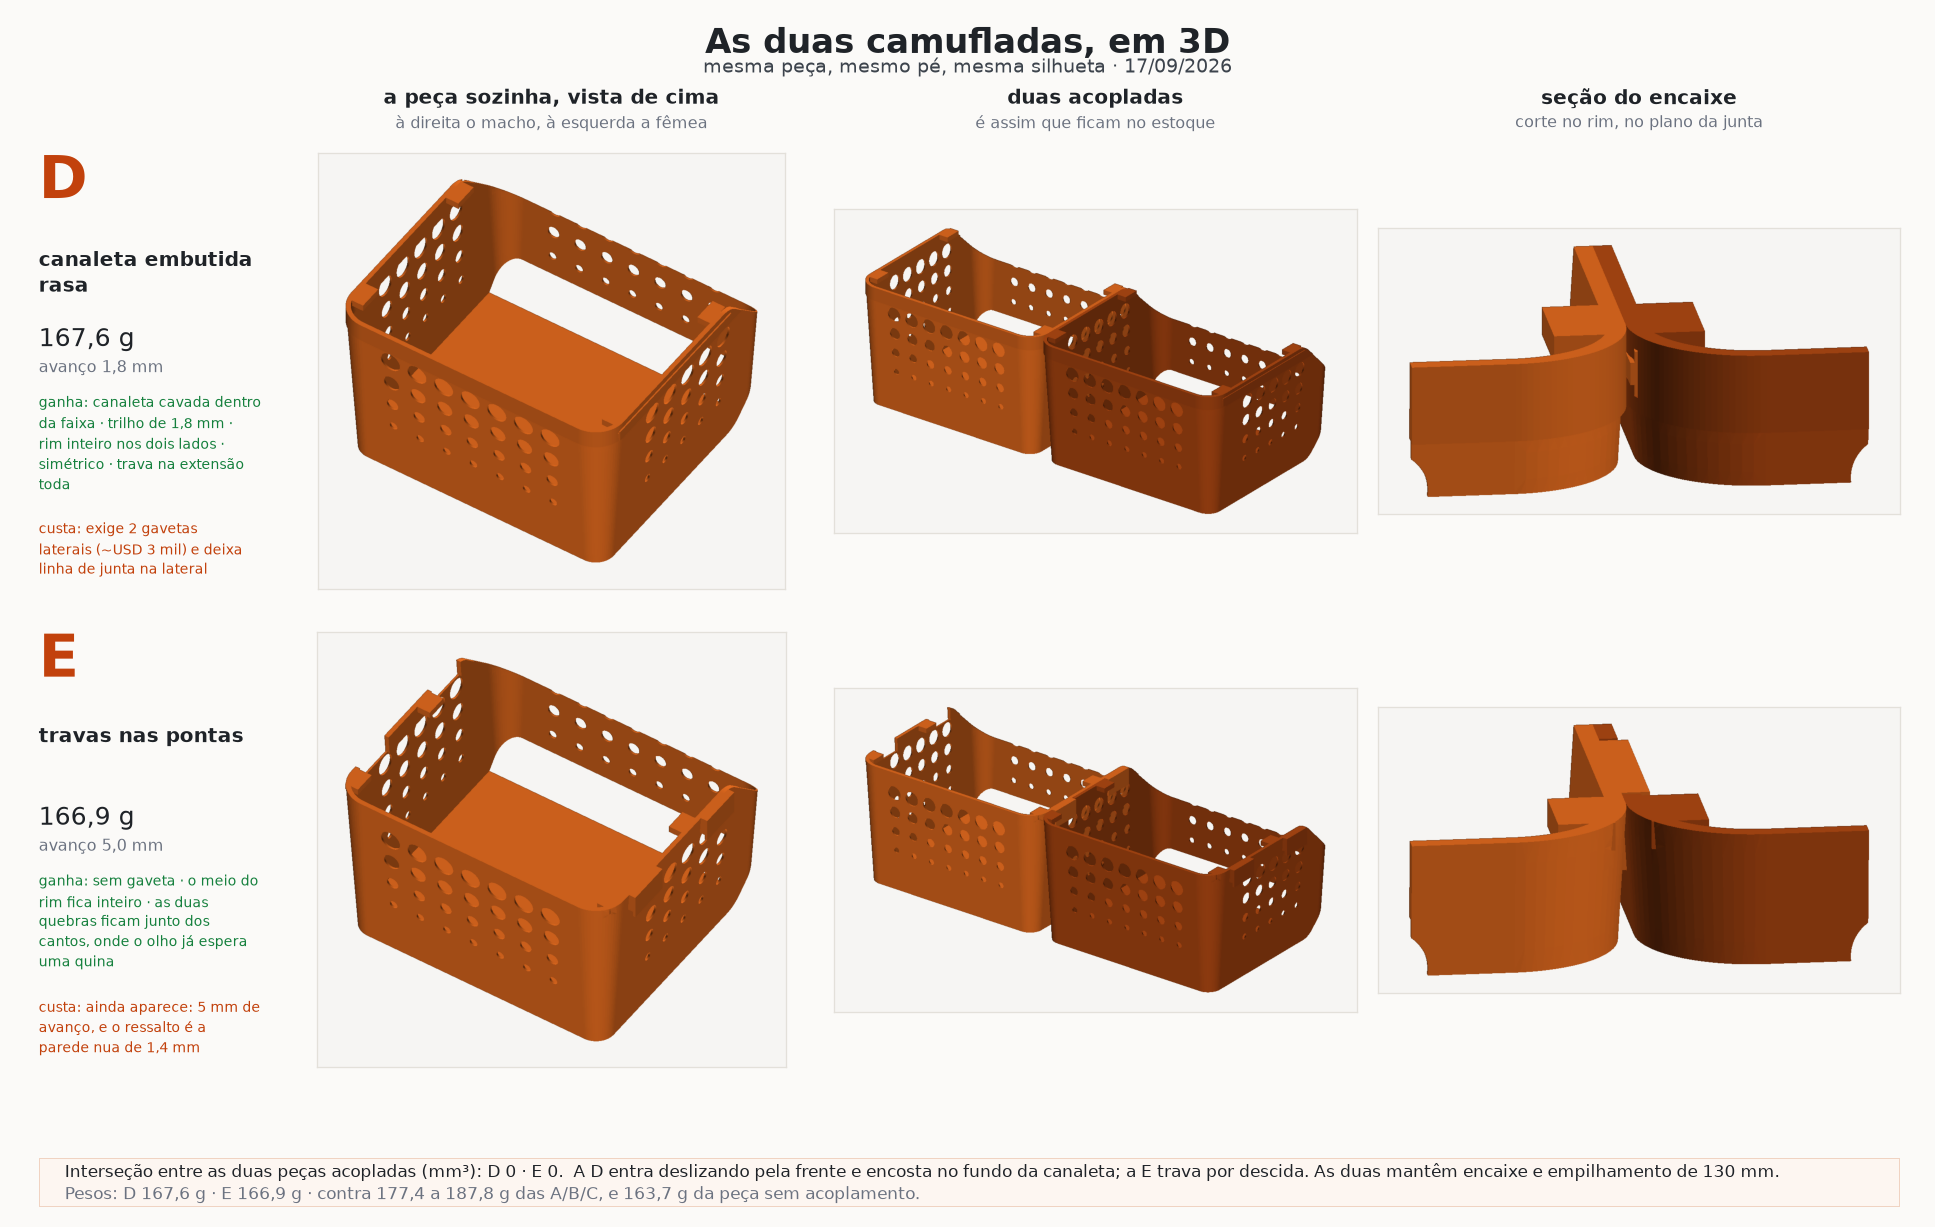

Source code (Python):
#!/usr/bin/env python3
"""Opcoes CAMUFLADAS de acoplamento -- D e E -- contra a C, ja rejeitada.

D - canaleta embutida rasa: a canaleta e cavada DENTRO da faixa do rim, o que
    so e possivel com gaveta lateral. Em troca o trilho avanca 1,8 mm em vez de
    7,5, o rim fica inteiro nos dois lados e a peca fica simetrica.
E - travas nas pontas: sem gaveta, mas o ressalto passa a ser a parede nua de
    1,4 mm em vez do rim de 3,2, o avanco cai para 5,0 mm e as duas janelas vao
    para as PONTAS da lateral, junto dos cantos, deixando o meio do rim inteiro.

Uso:  python3 camufladas.py
"""
import os
import textwrap

import numpy as np
import trimesh
from build123d import Box, Pos, export_step, export_stl

import modelo3d as M
import render

DEST = os.path.dirname(os.path.abspath(__file__))
COR_A, COR_B = (0.93, 0.44, 0.13), (0.72, 0.30, 0.08)
FUNDO, TINTA, CINZA, NOVO = "#fbfaf8", "#1f2328", "#6b7280", "#c2410c"
VERDE = "#15803d"

OPCOES = [
    ("D", "canaleta embutida rasa", 1.8,
     "canaleta cavada dentro da faixa · trilho de 1,8 mm · rim inteiro nos "
     "dois lados · simétrico · trava na extensão toda",
     "exige 2 gavetas laterais (~USD 3 mil) e deixa linha de junta na lateral"),
    ("E", "travas nas pontas", 5.0,
     "sem gaveta · o meio do rim fica inteiro · as duas quebras ficam junto "
     "dos cantos, onde o olho já espera uma quina",
     "ainda aparece: 5 mm de avanço, e o ressalto é a parede nua de 1,4 mm"),
    ("C", "canaleta aparente (a rejeitada)", 7.5,
     "—",
     "7,5 mm de avanço e duas ameias no meio do rim"),
]


def montar(letra):
    p, n = M.cesto(letra)
    export_step(p, os.path.join(DEST, f"var-{letra}.step"))
    export_stl(p, os.path.join(DEST, f"var-{letra}.stl"))
    m = trimesh.load(os.path.join(DEST, f"var-{letra}.stl"))
    passo = M.passo_acoplado(letra)
    mb = m.copy(); mb.apply_translation([passo, 0, 0])
    inter = (p & (Pos(passo, 0, 0) * p)).volume
    z0 = M.Z_D0 - 10 if letra in ("D", "E") else M.Z_B0 - 10
    bloco = Pos(passo / 2, (30 + 130) / 2, (z0 + 135) / 2) * \
        Box(80.0, 100.0, 135 - z0)
    sa, sb = p & bloco, (Pos(passo, 0, 0) * p) & bloco
    export_stl(sa, os.path.join(DEST, f"var-{letra}-sa.stl"))
    export_stl(sb, os.path.join(DEST, f"var-{letra}-sb.stl"))
    ma = trimesh.load(os.path.join(DEST, f"var-{letra}-sa.stl"))
    mbs = trimesh.load(os.path.join(DEST, f"var-{letra}-sb.stl"))
    vistas = {
        "planta": ([(m, COR_A)], (0.0, 0.0008, -1.0)),
        "frente": ([(m, COR_A)], (0.0, -1.0, 0.0)),
        "cima": ([(m, COR_A)], (-0.60, -0.90, -1.10)),
        "par": ([(m, COR_A), (mb, COR_B)], (-0.90, -1.20, -0.75)),
        "det": ([(ma, COR_A), (mbs, COR_B)], (0.12, -1.00, -0.30)),
    }
    for nome, (cena, d) in vistas.items():
        render.salvar(render.render(cena, direcao=d, largura=1150),
                      os.path.join(DEST, f"cam-{letra}-{nome}.png"))
    return dict(peso=p.volume * M.RHO, inter=inter,
                larg=p.bounding_box().size.X)


def normalizar(letras, largs, vistas=("planta", "frente")):
    """Poe as vistas ortogonais todas na mesma escala mm/pixel.

    render() enquadra cada cena pela propria largura, entao a peca mais larga
    sairia desenhada menor -- justamente a que se quer mostrar maior.
    """
    from PIL import Image
    lmax = max(largs.values())
    for v in vistas:
        imgs = {L: Image.open(os.path.join(DEST, f"cam-{L}-{v}.png"))
                for L in letras}
        W = max(i.width for i in imgs.values())
        H = max(int(round(i.height * lmax / largs[L]))
                for L, i in imgs.items())
        for L, im in imgs.items():
            f = largs[L] / lmax
            pq = im.resize((max(1, int(round(im.width * f))),
                            max(1, int(round(im.height * f)))),
                           Image.LANCZOS)
            tela = Image.new("RGB", (W, H), (246, 245, 243))
            tela.paste(pq, ((W - pq.width) // 2, (H - pq.height) // 2))
            tela.save(os.path.join(DEST, f"cam-{L}-{v}.png"))


def imagem(fig, rect, arq):
    from PIL import Image
    ax = fig.add_axes(rect)
    ax.imshow(np.asarray(Image.open(os.path.join(DEST, arq))))
    ax.set_xticks([]); ax.set_yticks([])
    for s in ax.spines.values():
        s.set_color("#e3e0da")
    return ax


def folha_camuflagem(d):
    import matplotlib
    matplotlib.use("Agg")
    import matplotlib.pyplot as plt
    fig = plt.figure(figsize=(16.2, 10.6), facecolor=FUNDO)
    fig.text(0.5, 0.980, "Quanto cada uma aparece", ha="center", va="top",
             fontsize=21, color=TINTA, weight="bold")
    fig.text(0.5, 0.955, "vistas ortogonais, sem perspectiva — é o teste de "
             "camuflagem · a C é a que você recusou", ha="center", va="top",
             fontsize=11.5, color="#3d444d")
    ordem = ["C", "E", "D"]
    for j, L in enumerate(ordem):
        nome = next(o[1] for o in OPCOES if o[0] == L)
        sal = next(o[2] for o in OPCOES if o[0] == L)
        x = 0.035 + j * 0.322
        fig.text(x + 0.145, 0.925, f"{L} · {nome}", ha="center", va="top",
                 fontsize=13, color=TINTA if L != "C" else CINZA, weight="bold")
        cor = NOVO if L == "D" else (TINTA if L == "E" else CINZA)
        fig.text(x + 0.145, 0.901,
                 f"avanço de {sal:.1f} mm".replace(".", ",") +
                 f"  ·  envelope {d[L]['larg']:.1f} mm".replace(".", ","),
                 ha="center", va="top", fontsize=10.5, color=cor)
        imagem(fig, [x, 0.505, 0.29, 0.375], f"cam-{L}-planta.png")
        imagem(fig, [x, 0.095, 0.29, 0.375], f"cam-{L}-frente.png")
    fig.text(0.012, 0.69, "PLANTA", rotation=90, ha="left", va="center",
             fontsize=11.5, color=NOVO, weight="bold")
    fig.text(0.012, 0.28, "FRENTE", rotation=90, ha="left", va="center",
             fontsize=11.5, color=NOVO, weight="bold")
    fig.text(0.035, 0.055, "A peça tem 215 mm de boca. O que passa disso é o "
             "que se vê: a C põe 7,5 mm de cada lado, a E 5,0, a D 1,8.",
             fontsize=10.5, color=TINTA, va="center")
    fig.text(0.035, 0.028, "Na planta da D o trilho quase não sai do contorno "
             "do rim, e do lado fêmea não há quebra nenhuma no fio do rim.",
             fontsize=10.5, color=CINZA, va="center")
    fig.savefig(os.path.join(DEST, "camufladas-frente.png"), dpi=118,
                facecolor=FUNDO)
    print("gerado camufladas-frente.png")


def folha_3d(d):
    import matplotlib
    matplotlib.use("Agg")
    import matplotlib.pyplot as plt
    from matplotlib.patches import Rectangle
    fig = plt.figure(figsize=(16.4, 10.4), facecolor=FUNDO)
    fig.text(0.5, 0.978, "As duas camufladas, em 3D", ha="center", va="top",
             fontsize=21, color=TINTA, weight="bold")
    fig.text(0.5, 0.953, "mesma peça, mesmo pé, mesma silhueta · 17/09/2026",
             ha="center", va="top", fontsize=11.5, color="#3d444d")
    cols = [("cima", "a peça sozinha, vista de cima",
             "à direita o macho, à esquerda a fêmea"),
            ("par", "duas acopladas", "é assim que ficam no estoque"),
            ("det", "seção do encaixe", "corte no rim, no plano da junta")]
    x0, larg, gap = 0.150, 0.270, 0.011
    for j, (_, tit, sub) in enumerate(cols):
        cx = x0 + j * (larg + gap) + larg / 2
        fig.text(cx, 0.928, tit, ha="center", va="top", fontsize=12.5,
                 color=TINTA, weight="bold")
        fig.text(cx, 0.906, sub, ha="center", va="top", fontsize=9.5, color=CINZA)
    h = 0.355
    for i, (letra, nome, sal, ganha, custa) in enumerate(OPCOES[:2]):
        y = 0.520 - i * 0.390
        tx = fig.add_axes([0.020, y, 0.122, h]); tx.axis("off")
        tx.set_xlim(0, 1); tx.set_ylim(0, 1)
        tx.text(0, 1.0, letra, fontsize=36, color=NOVO, weight="bold", va="top")
        tx.text(0, 0.79, "\n".join(textwrap.wrap(nome, 18)), fontsize=12.5,
                color=TINTA, weight="bold", va="top", linespacing=1.35)
        tx.text(0, 0.60, f"{d[letra]['peso']:.1f}".replace(".", ",") + " g",
                fontsize=15, color=TINTA, va="top")
        tx.text(0, 0.525, f"avanço {sal:.1f} mm".replace(".", ","),
                fontsize=9.5, color=CINZA, va="top")
        tx.text(0, 0.45, "\n".join(textwrap.wrap("ganha: " + ganha, 29)),
                fontsize=8.5, color=VERDE, va="top", linespacing=1.45)
        tx.text(0, 0.16, "\n".join(textwrap.wrap("custa: " + custa, 29)),
                fontsize=8.5, color=NOVO, va="top", linespacing=1.45)
        for j, (col, _, _) in enumerate(cols):
            imagem(fig, [x0 + j * (larg + gap), y, larg, h],
                   f"cam-{letra}-{col}.png")
    bx = fig.add_axes([0.020, 0.016, 0.962, 0.040]); bx.axis("off")
    bx.set_xlim(0, 1); bx.set_ylim(0, 1)
    bx.add_patch(Rectangle((0, 0), 1, 1, transform=bx.transAxes,
                           facecolor="#fdf6f1", edgecolor="#f0d3c2", lw=1.2))
    it = " · ".join(f"{k} {d[k]['inter']:.0f}" for k in ("D", "E"))
    bx.text(0.014, 0.72, f"Interseção entre as duas peças acopladas (mm³): {it}."
            "  A D entra deslizando pela frente e encosta no fundo da canaleta; "
            "a E trava por descida. As duas mantêm encaixe e empilhamento de "
            "130 mm.", fontsize=10.2, color=TINTA, va="center")
    bx.text(0.014, 0.26, "Pesos: D " +
            f"{d['D']['peso']:.1f}".replace(".", ",") + " g · E " +
            f"{d['E']['peso']:.1f}".replace(".", ",") + " g · contra 177,4 a "
            "187,8 g das A/B/C, e 163,7 g da peça sem acoplamento.",
            fontsize=10.2, color=CINZA, va="center")
    fig.savefig(os.path.join(DEST, "camufladas.png"), dpi=118, facecolor=FUNDO)
    print("gerado camufladas.png")


if __name__ == "__main__":
    dados = {}
    for L, *_ in OPCOES:
        dados[L] = montar(L)
        print(f"{L}: peso {dados[L]['peso']:6.1f} g | envelope "
              f"{dados[L]['larg']:.1f} mm | interferencia "
              f"{dados[L]['inter']:.2f} mm3")
    normalizar([L for L, *_ in OPCOES],
               {L: dados[L]["larg"] for L, *_ in OPCOES})
    folha_camuflagem(dados)
    folha_3d(dados)
